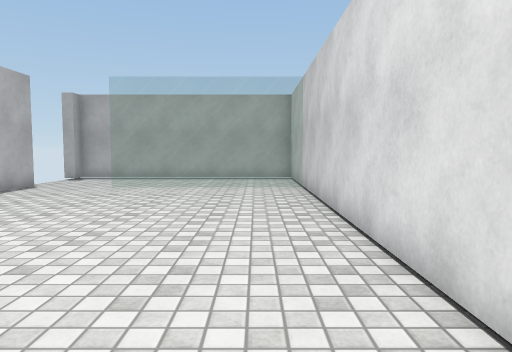
view 1 (above)

12 first-person views from a walk through a 3-D level made in the Unity game engine. The camera is 1.2 m above the floor, tilts 4° down and sees 70° across. The floor is counted in squares, 1 m on a side. Each view is taken from the middle of a square. On the plan, view 1 faces up. The plan holds only what a view shows up to about 15 squares ahead; the rest is blank. Some surface patterns are stand-ins.

view 2
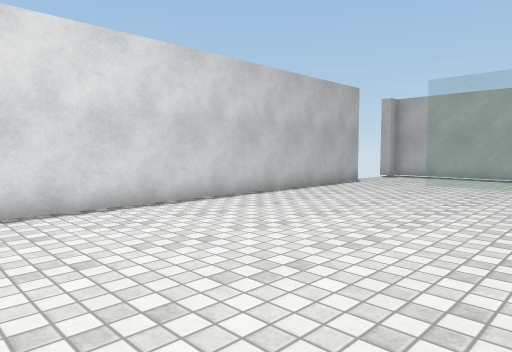

view 3
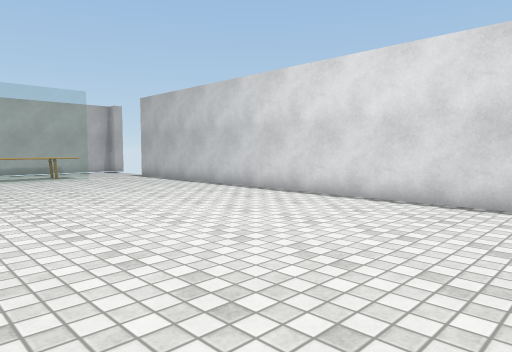

view 4
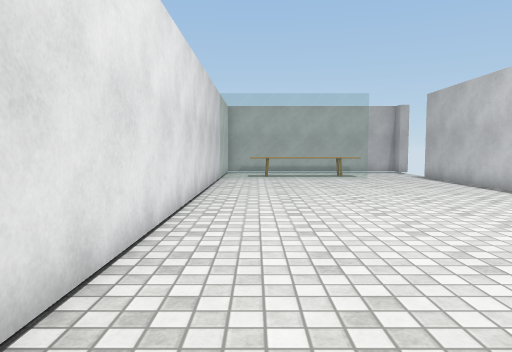

view 5
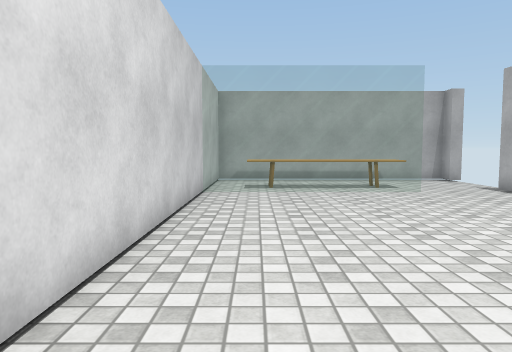

view 6
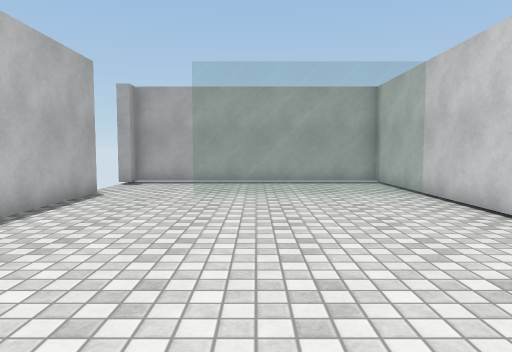

view 7
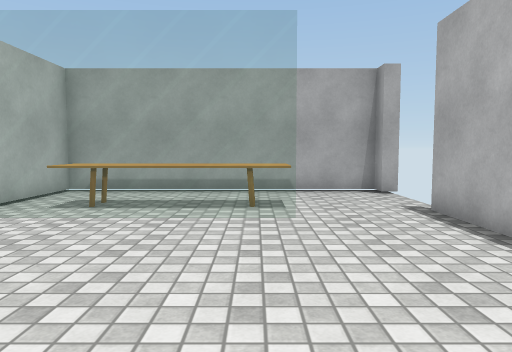

view 8
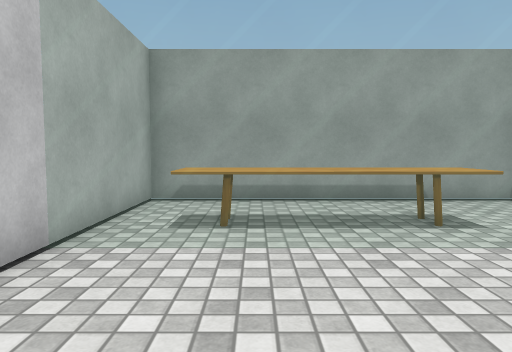

view 9
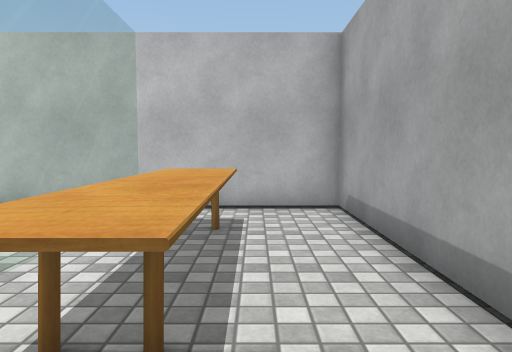

view 10
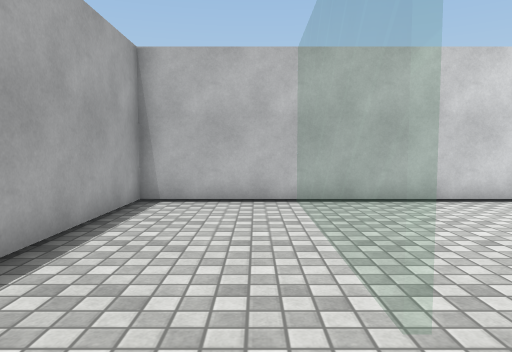

view 11
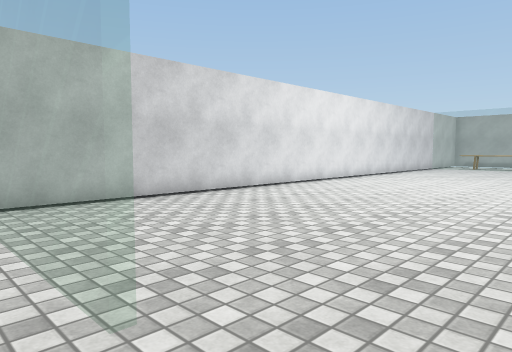

view 12
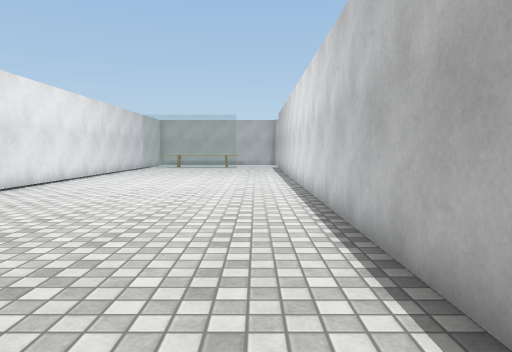

### Floor plan
Key: @ floor where view 1 was taken; # wall or solid block; x gap in a wall; . floor; = window, fence, low wall or low ledge; O other object.
Columns run from 8 left of view 1 to 2 right of it. Each row starts with its distance up from view 1.
 16 ###########
 15 x.........#
 14  .........#
 13  .........#
 12 #..=======#
 11 #.........#
 10 #.........#
  9 #.........#
  8 #.........#
  7 #.........#
  6 #.........#
  5 #.........#
  4 #.........#
  3 #.........#
  2 #.........#
  1 #.........#
  0 #.......@.#
 -1 #.........#
 -2 #.........#
 -3 #.........#
 -4 #.........#
 -5 #.........#
 -6 #.........#
 -7 #.........#
 -8 #.........#
 -9 #.........#
-10 #.........#
-11 #..=======#
-12 x.........#
-13  ..OOOOOO.#
-14  ...OOOOO.#
-15 x.........#
-16 ###########

Where each view was taken, in squares from view 1:
view 1: 0 up, 0 right, facing up
view 2: 1 down, 0 right, facing up-left
view 3: 4 up, 1 right, facing down-left
view 4: 4 up, 0 right, facing down
view 5: 1 down, 0 right, facing down
view 6: 2 up, 3 left, facing up
view 7: 5 down, 4 left, facing down
view 8: 7 down, 1 left, facing down
view 9: 14 down, 6 left, facing right
view 10: 13 up, 7 left, facing right
view 11: 13 up, 7 left, facing down-right
view 12: 13 up, 6 left, facing down
